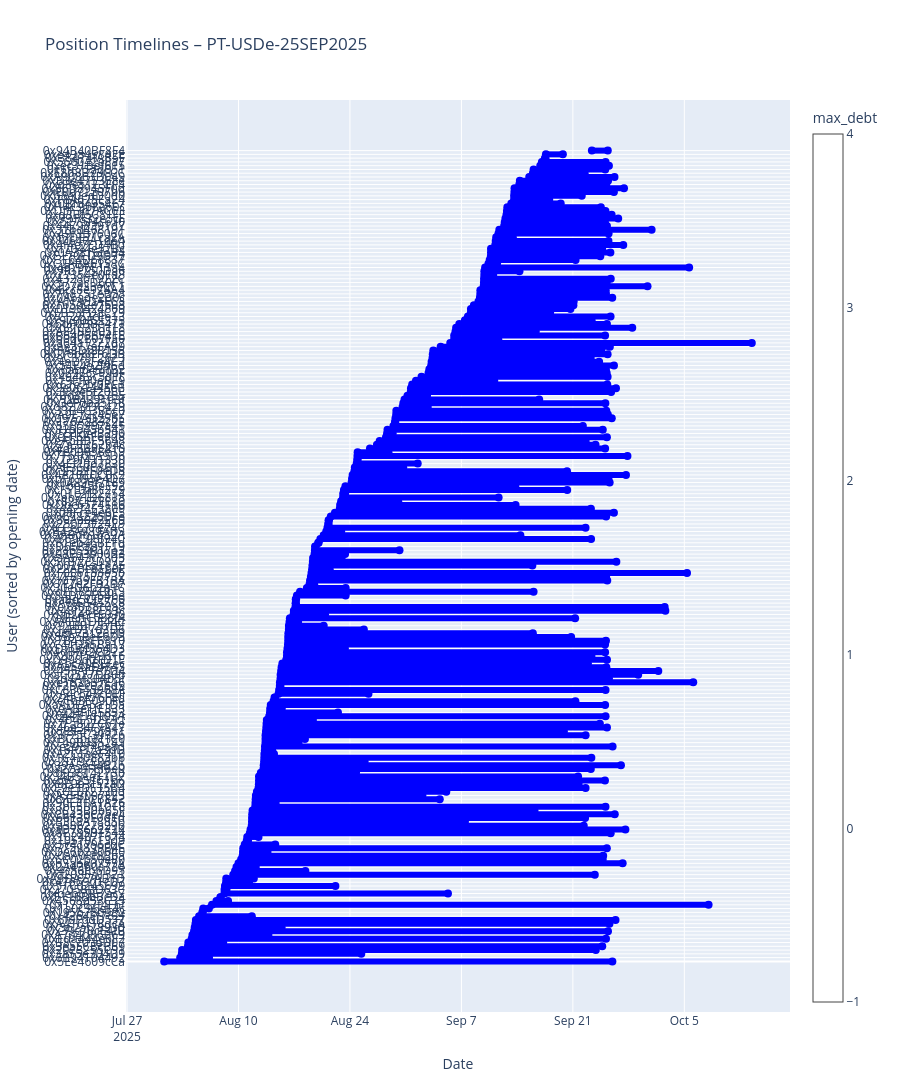

The notebook cell saved with this chart:
### Code cell
import plotly.graph_objects as go
import pandas as pd

def visualize_position_timelines(df, color_by='max_debt', token_name=''):
    """
    Create a Gantt‑style plot of user positions.
    
    Parameters:
    df: DataFrame with columns 'user_address', 'opening_date', 'closing_date', 'position_length_days', and a numeric column for color.
    color_by: column name to use for color mapping (e.g., 'max_debt', 'max_ltv', 'position_length_days').
    token_name: optional token name for title.
    """
    df = df.copy()
    df['opening_date'] = pd.to_datetime(df['opening_date'])
    df['closing_date'] = pd.to_datetime(df['closing_date'])
    
    # Sort by opening date for better visual order
    df = df.sort_values('opening_date')
    # df = df.sort_values('max_ltv')
    
    # Assign a y‑coordinate (row index) for each user
    df['y'] = range(len(df))
    
    # Create figure
    fig = go.Figure()
    
    # For each user, add a horizontal line segment
    for _, row in df.iterrows():
        fig.add_trace(go.Scatter(
            x=[row['opening_date'], row['closing_date']],
            y=[row['y'], row['y']],
            mode='lines+markers',
            line=dict(width=6, color='blue'),
            marker=dict(size=8, color=row[color_by], colorscale='Viridis', 
                       colorbar=dict(title=color_by) if _ == 0 else None),
            name=row['user_address'][:10],
            hoverinfo='text',
            text=f"User: {row['user_address']}<br>Open: {row['opening_date'].date()}<br>Close: {row['closing_date'].date()}<br>{color_by}: {row[color_by]:.2f}<br>max ltv{row['max_ltv']}"
        ))
    
    # Update layout
    fig.update_layout(
        title=f"Position Timelines – {token_name}" if token_name else "Position Timelines",
        xaxis_title="Date",
        yaxis_title="User (sorted by opening date)",
        yaxis=dict(tickmode='array', tickvals=df['y'], ticktext=df['user_address'].str[:12]),
        height=max(600, len(df) * 20),
        hovermode='closest',
        showlegend=False
    )
    print(pd.to_datetime(parse_expiry_from_token(token_name)))
    # fig.add_vline(x=pd.to_datetime(parse_expiry_from_token(token_name)), line_dash='dash', line_color='red', opacity=0.5, annotation_text="Expiry", annotation_position="top")

    
    fig.show()
visualize_position_timelines(positions_stats, color_by='max_debt', token_name='PT-USDe-25SEP2025')
